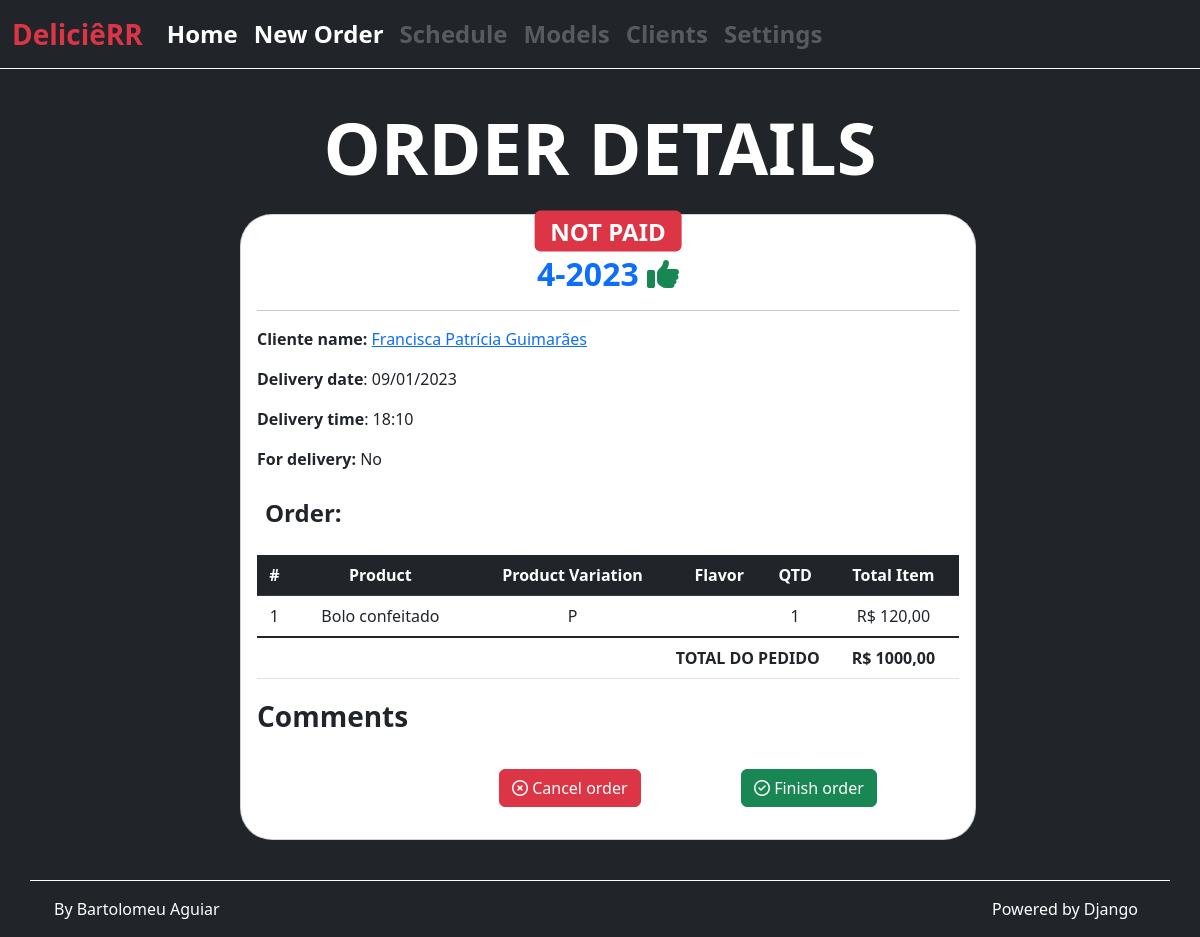
Before: /orders/4/ with the older database file.
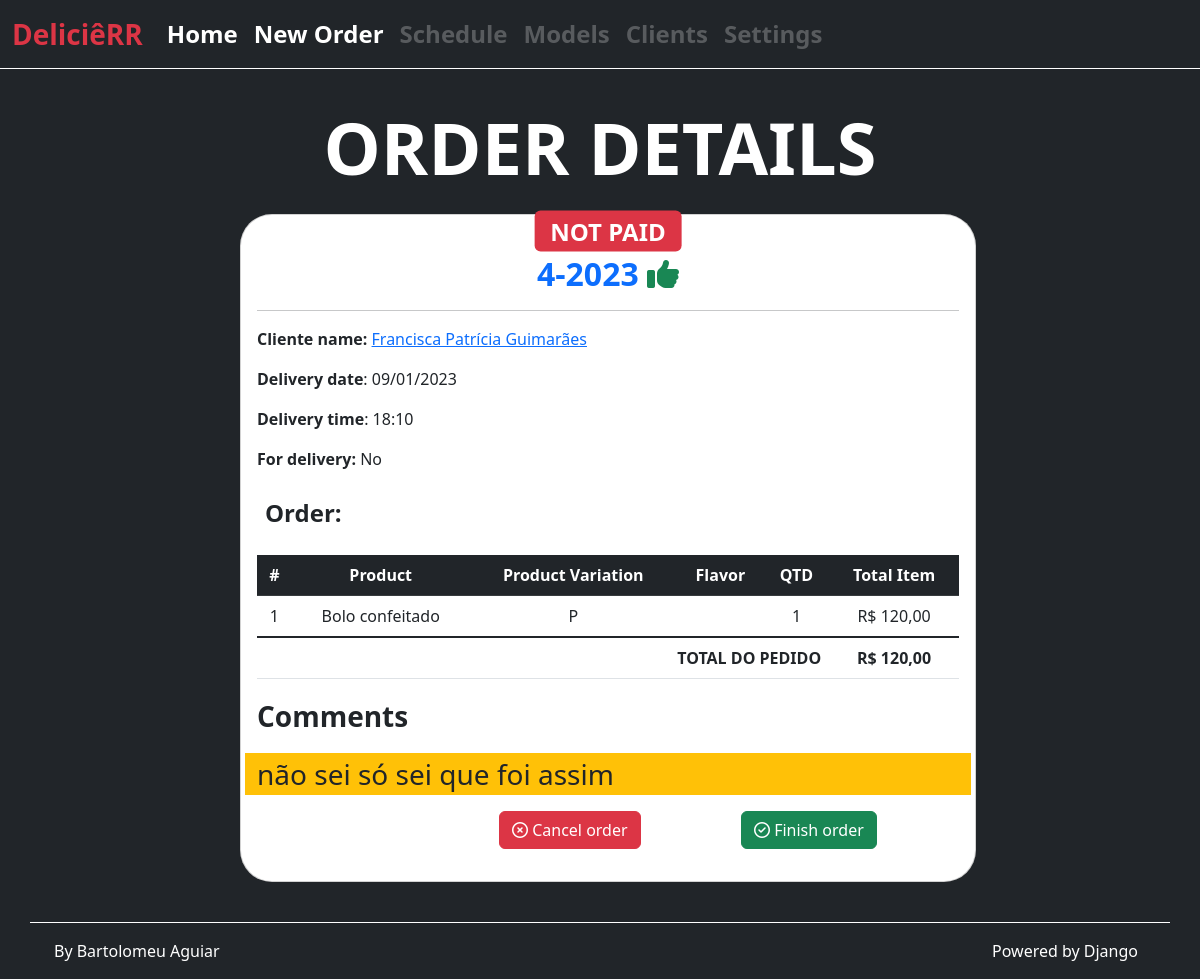
After: the same page with the newer database file.
### orders/models.py (models this page shows)
class Order (models.Model):
    created_at = models.DateTimeField(auto_now_add=True)
    updated_at = models.DateTimeField(auto_now=True)
    client = models.ForeignKey(Client, on_delete=models.CASCADE)
    total = models.FloatField(default=0.0)
    delivery_date = models.DateTimeField(
        'Delivery Date', auto_now=False, auto_now_add=False)
    for_delivery = models.BooleanField()
    delivery_method = models.CharField(
        choices=(
            ('P', 'Própria'),
            ('T', 'App Terceirizado')
        ),
        max_length=1,
        blank=True
    )
    delivery_address = models.CharField(blank=True, max_length=300)
    comments = models.TextField(max_length=500, blank=True)
    status_order = models.CharField(
        choices=(
            ('CR', 'CREATED'),
            ('CL', 'CANCELED'),
            ('CF', 'CONFIRMED'),
            ('FN', 'FINISHED'),
        ),
        max_length=2,
        default='CR',
    )
    payment_form = models.CharField(
        _("Payment Form"),
        max_length=2,
        blank=True,
        choices=(
            ('CS', _('CASH')),
            ('CC', _('CREDIT CARD')),
            ('DC', _('DEBIT CARD')),
            ('PX', _('PIX')),
        ),
        default='PX',
    )
    status_payment = models.CharField(
        choices=(
            ('NP', 'NOT PAID'),
            ('PG', 'PAID'),
            ('PE', 'PAID ENTRY'),
        ),
        max_length=2,
        blank=True,
        default='NP',
    )
    class Meta:
        verbose_name = 'Order'
        verbose_name_plural = 'Orders'
    def __str__(self):
        return str(f'{self.pk}-{self.delivery_date.year}')

### clients/models.py (models this page shows, shortened)
class Client(models.Model):
    name = models.CharField(_("Name"), max_length=300)
    celphone = models.CharField(
        _("Celphone"),
        max_length=15,
        blank=True,
        unique=True,
    )
    address = models.CharField(_("Address"), max_length=500, blank=True)
    birthday = models.DateField(
        _("Birthday"),
        auto_now=False,
        auto_now_add=False,
        blank=True,
        null=True,
    )
    class Meta:
        verbose_name = 'Client'
        verbose_name_plural = 'Clients'

### orders/views.py (the view)
# urls.py: path('orders/<int:pk>/', views.OrderDetailView.as_view(),
class OrderDetailView(DetailView):
    model = Order
    context_object_name = 'order'
    template_name = 'orders/pages/order_detail.html'
    def get_queryset(self, *args, **kwargs):
        qs = super().get_queryset(*args, **kwargs)
        qs = qs.exclude(
            status_order='CL',
        )
        return qs

### products/templatetags/bafilters.py (called while the page is built)
@register.filter
def formata_preco(val):
    return utils.formata_preco(val)

### utils/utils.py (called while the page is built)
def formata_preco(val):
    return f'R$ {val:.2f}'.replace('.', ',')

### orders/templates/orders/pages/order_detail.html (shortened to what the changed rows need)
{% extends "global/base.html" %}
{% load static %}
{% load bafilters %}
{% block title_section %}
    ORDER DETAILS
{% endblock title_section %}
{% block content %}
<div class="container">
    <div class="row justify-content-center">
        <div class="col col-8 ">
            <div class="card h-100 w-100  text-white bg-white rounded-5 m-2 ">
                <div class="card-body text-dark">
                    <p class="position-relative">
                        <span
                            {% if order.status_payment == 'PG' %}
                                class=" position-absolute top-50 start-50 badge translate-middle text-bg-success fs-4"
                            {% elif order.status_payment == 'NP'%}
                                class=" position-absolute top-50 start-50 badge translate-middle text-bg-danger fs-4"
                            {% else %}
                                class=" position-absolute top-50 start-50 badge translate-middle text-bg-warning fs-4"
                            {% endif %}
                        >
                            {{ order.get_status_payment_display }}
                        </span>
                    </p>
                    <h2 class="text-center card-title mt-4">
                        <a href="#" class="text-decoration-none fw-bold ">
                            {{ order }}
                        </a>
                        {% if order.status_order == 'CF' %}
                            <i class="fa-solid fa-thumbs-up text-success "></i>
                        {% endif %}
                    </h2>
                    <hr>
                    <p class="card-text">
                        <b>Cliente name: </b>
                            <a href="./client_detail.html" data-bs-toggle="tooltip"
                                data-bs-title="Click for client details">
                                {{ order.client.name }}
                            </a>
                    </p>
                    <p class="card-text">
                        <b>Delivery date</b>: {{ order.delivery_date|date:"d/m/Y" }}
                    </p>
                    <p class="card-text">
                        <b>Delivery time</b>: {{ order.delivery_date|date:"H:i" }}
                    </p>
                    <p class="card-text">
                        <b>For delivery:</b>
                        {% if order.for_delivery %}
                            Yes
                        {% else %}
                            No
                        {% endif %}
                    </p>
                        <div class="row p-2">
                            <div class="col border-dark borderborder-3 fs-4">
                            </div>
                        </div>
                        <div class="">
                            <div class="text-center">
                                <table class="table">
                                    <thead>
                                        <tr class="table-dark">
                                            <th scope="col">#</th>
                                            <th scope="col">Product</th>
                                            <th scope="col">Product Variation</th>
                                            <th scope="col">Flavor</th>
                                            <th scope="col">QTD</th>
                                            <th scope="col">Total Item</th>
                                        </tr>
                                    </thead>
                                    <tbody>
                                        <tr class="fw-bold table-group-divider">
                                            <td scope="row" colspan="5" class="text-end">TOTAL DO PEDIDO</td>
                                            <td>{{ order.total|formata_preco }}</td>
                                        </tr>
                                    </tbody>
                                </table>
                            </div>
                        </div>
                        <div class="row fs-3" id="order-comments">
                            <p><b>Comments</b></p>
                            <p class="bg-warning">{{order.comments}}</p>
                        </div>
                        <div class="row justify-content-end p-0 fs-5 clearfix">
                            <div class="col-4 ">
                            </div>
                            <div class="col-4 float-end">
                            </div>
                        </div>
                </div>
            </div>
        {% endblock content %}

Changed rows visible on the page:
changed Order "NOT PAID": total "R$ 1000,00" → "R$ 120,00"; comments (not shown) → "não sei só sei que foi assim"
